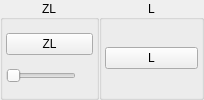
              <widget class="QWidget" name="buttonShoulderButtonsLeft" native="true">
               <layout class="QHBoxLayout" name="horizontalLayout_6">
                <property name="spacing">
                 <number>0</number>
                </property>
                <property name="leftMargin">
                 <number>0</number>
                </property>
                <property name="topMargin">
                 <number>0</number>
                </property>
                <property name="rightMargin">
                 <number>0</number>
                </property>
                <property name="bottomMargin">
                 <number>0</number>
                </property>
                <item>
                 <widget class="QGroupBox" name="buttonShoulderButtonsButtonZLGroup">
                  <property name="sizePolicy">
                   <sizepolicy hsizetype="Maximum" vsizetype="Preferred">
                    <horstretch>0</horstretch>
                    <verstretch>0</verstretch>
                   </sizepolicy>
                  </property>
                  <property name="title">
                   <string>ZL</string>
                  </property>
                  <property name="alignment">
                   <set>Qt::AlignmentFlag::AlignCenter</set>
                  </property>
                  <layout class="QVBoxLayout" name="buttonShoulderButtonsZLVerticalLayout">
                   <property name="spacing">
                    <number>3</number>
                   </property>
                   <property name="leftMargin">
                    <number>3</number>
                   </property>
                   <property name="topMargin">
                    <number>3</number>
                   </property>
                   <property name="rightMargin">
                    <number>3</number>
                   </property>
                   <property name="bottomMargin">
                    <number>3</number>
                   </property>
                   <item>
                    <widget class="QPushButton" name="buttonZL">
                     <property name="minimumSize">
                      <size>
                       <width>70</width>
                       <height>0</height>
                      </size>
                     </property>
                     <property name="maximumSize">
                      <size>
                       <width>120</width>
                        <height>16777215</height>
                      </size>
                     </property>
                     <property name="styleSheet">
                      <string notr="true">min-width: 85px;</string>
                     </property>
                     <property name="text">
                      <string>ZL</string>
                     </property>
                    </widget>
                   </item>
                   <item>
                    <widget class="QSlider" name="sliderZLThreshold">
                     <property name="maximumSize">
                      <size>
                       <width>70</width>
                       <height>15</height>
                      </size>
                     </property>
                     <property name="maximum">
                      <number>100</number>
                     </property>
                     <property name="orientation">
                      <enum>Qt::Orientation::Horizontal</enum>
                     </property>
                    </widget>
                   </item>
                  </layout>
                 </widget>
                </item>
                <item>
                 <widget class="QGroupBox" name="buttonShoulderButtonsButtonLGroup">
                  <property name="title">
                   <string>L</string>
                  </property>
                  <property name="alignment">
                   <set>Qt::AlignmentFlag::AlignCenter</set>
                  </property>
                  <layout class="QVBoxLayout" name="buttonShoulderButtonsLVerticalLayout">
                   <property name="spacing">
                    <number>3</number>
                   </property>
                   <property name="leftMargin">
                    <number>3</number>
                   </property>
                   <property name="topMargin">
                    <number>3</number>
                   </property>
                   <property name="rightMargin">
                    <number>3</number>
                   </property>
                   <property name="bottomMargin">
                    <number>3</number>
                   </property>
                   <item>
                    <widget class="QPushButton" name="buttonL">
                     <property name="minimumSize">
                      <size>
                       <width>70</width>
                       <height>0</height>
                      </size>
                     </property>
                     <property name="maximumSize">
                      <size>
                       <width>120</width>
                        <height>16777215</height>
                      </size>
                     </property>
                     <property name="styleSheet">
                      <string notr="true">min-width: 85px;</string>
                     </property>
                     <property name="text">
                      <string>L</string>
                     </property>
                    </widget>
                   </item>
                  </layout>
                 </widget>
                </item>
               </layout>
              </widget>
